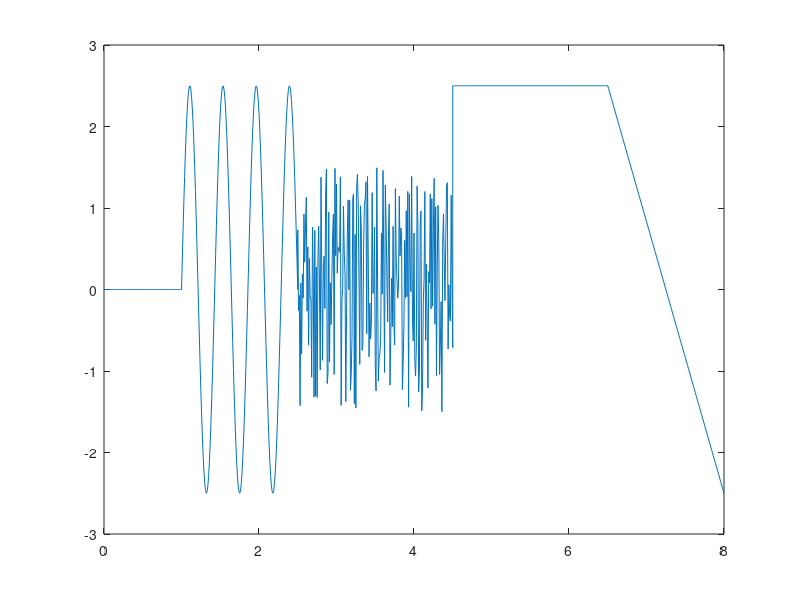

Source code (MATLAB):
%% Gabalveida signāla montāža
%% Sinusoīda
t_sin=1:0.01:2.5;
%y_sin=A0+A*sin(2*pi*f*(t-sin-delay))
A0=0; % VID vertiba
A=2.5; % Amplituda
T = (2.5-1)/3.5;     
f = 1/T;
delay  = 1;
y_sin=A0+A*sin(2*pi*f*(t_sin-delay));
%plot(t_sin,y_sin)
%% Lineari mainigs signals
t_saw = 6.5:0.01:8;
%y_saw = k*(t-delay);
% k = (yA-yB)/(tA-tB)
k = (2.5-(-2.5))/(6.5-8);
delay = 7.25;
y_saw = k*(t_saw-delay);
%plot(t_saw,y_saw)
%% Konstante
t_const = 4.5:0.01:6.5;
y_const = 2.5; %šeit ir kļūda
% def y tā lai elementu skaits butu vienāds
%y_const = [2.5 2.5 2.5]%201 reizi jaatkarto
y_const = zeros(1,201)+2.5; % šis ir pareizi, bet tālāk tas varētu dot kļūdu
y_const = zeros(size(t_const))+2.5;
%plot(t_const,y_const)
%% nuļļu signāls
t_zero = 0:0.01:1; 
y_zero = zeros(size(t_zero));
%plot(t_zero,y_zero)
%% Trokšņa signāls
t_noise = 2.5:0.01:4.5;
y_noise = 3*rand(size(t_noise))-1.5;
%plot(t_noise,y_noise)
%% Likšana kopā Singālu apvienošana
t = [t_zero,t_sin,t_noise,t_const,t_saw];
y = [y_zero,y_sin,y_noise,y_const,y_saw];
plot(t,y)